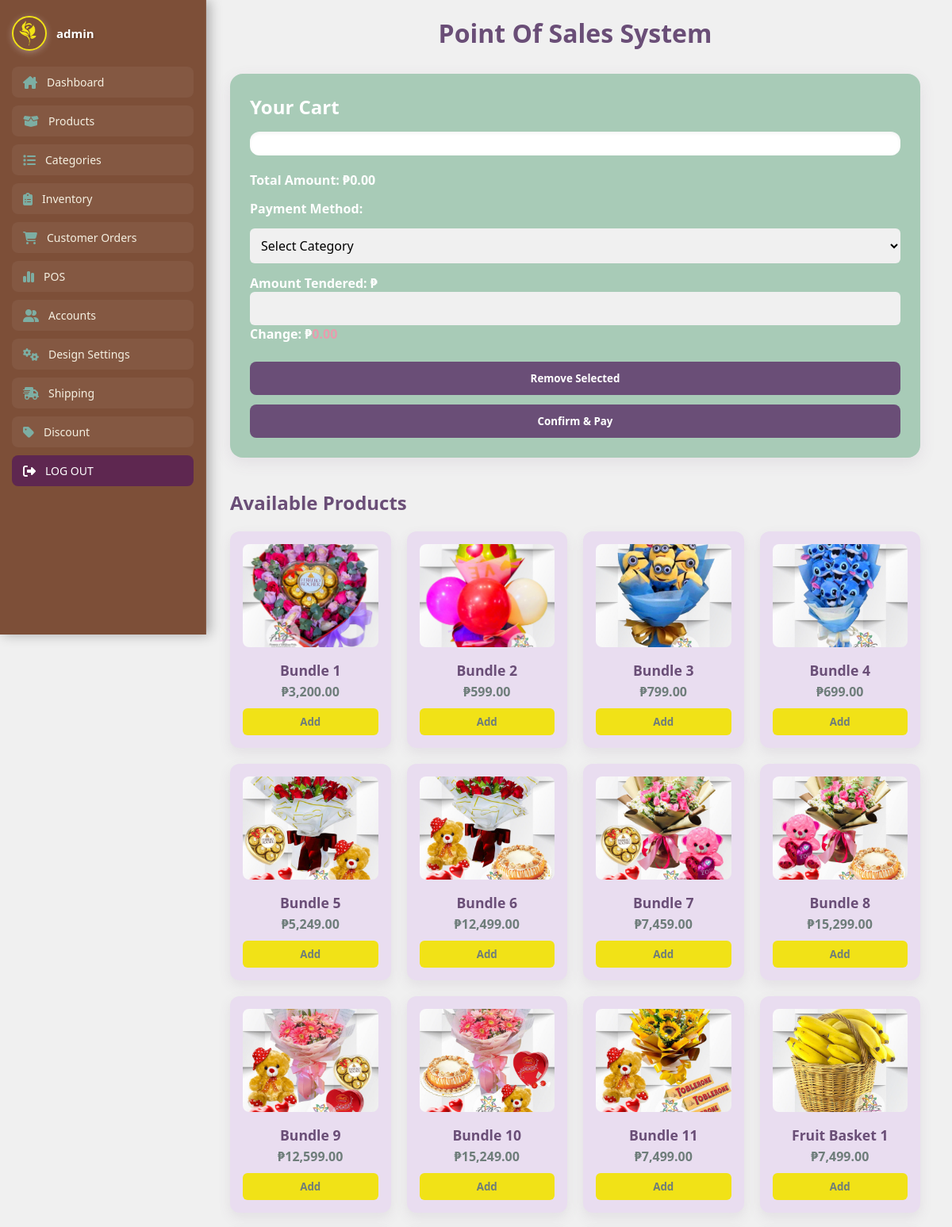
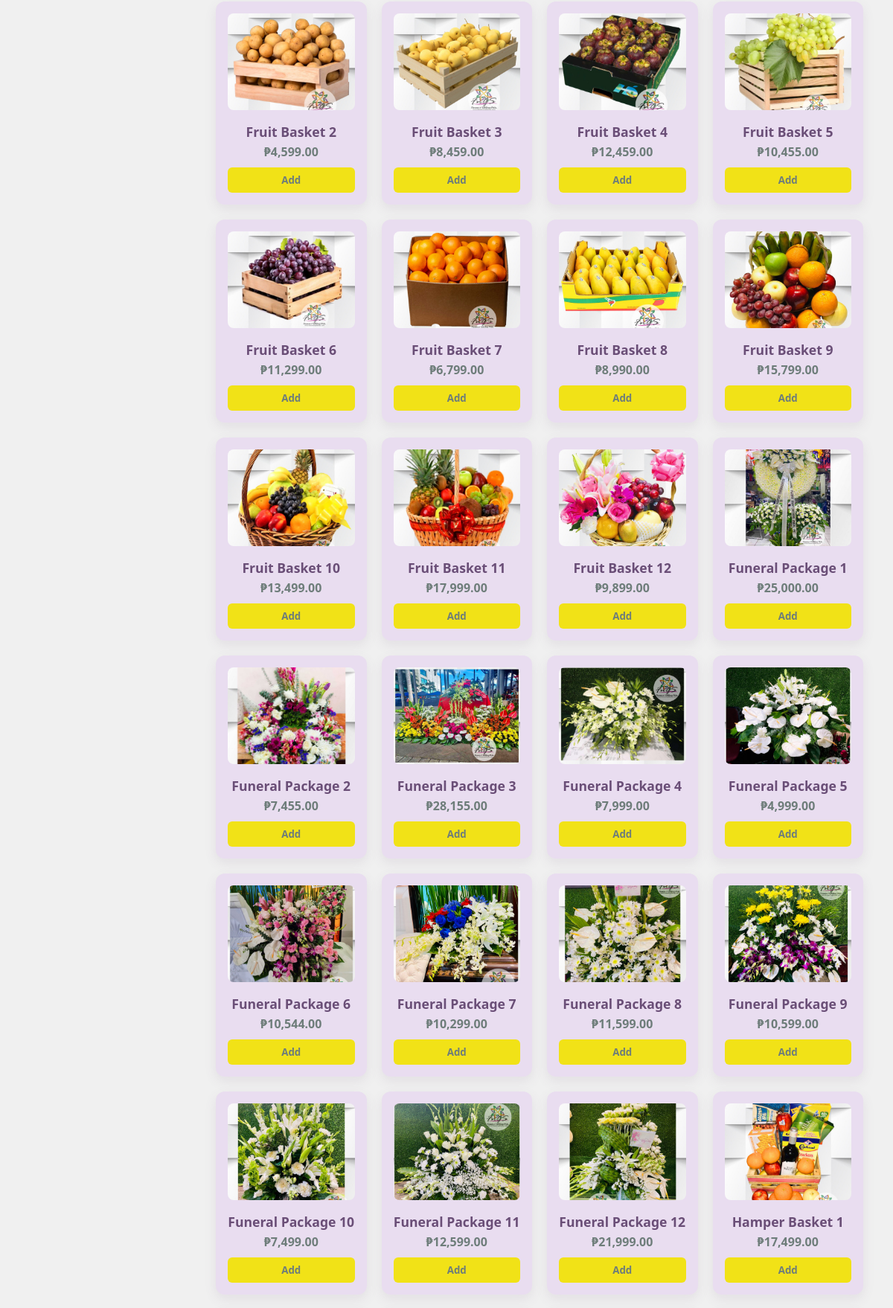
Page /php/pos.php (upper part) on the committed database (2 pictures, top to bottom).
### tables this page shows
CREATE TABLE `product` (
  `id` int(11) NOT NULL,
  `name` varchar(255) NOT NULL,
  `image` varchar(255) NOT NULL,
  `category` varchar(255) NOT NULL,
  `qty` int(11) NOT NULL,
  `price` varchar(255) DEFAULT NULL,
  `category_id` int(11) DEFAULT NULL,
  `status` varchar(50) DEFAULT 'Available',
  `total_sold` int(11) DEFAULT 0,
  `available_stocks` int(11) DEFAULT 0
);

### php/pos.php (the view, shortened to what this page needs)
<?php
require 'connection.php';
include ('admin-nav.php');
$products = mysqli_query($conn, "SELECT * FROM product WHERE status = 'Available'");
?>
<!DOCTYPE html>
<html lang="en">
<head>
  <link rel="stylesheet" href="https://cdnjs.cloudflare.com/ajax/libs/font-awesome/6.4.2/css/all.min.css" />
  <link rel="stylesheet" href="../css/pos.css">
</head>
<body>
<div class="main-container">
  <div class="content-wrapper">
    <div class="all">
      <h2 class="page-title">Point Of Sales System</h2>
      <div class="pos-grid">
        <section class="products-section">
          <h3>Available Products</h3>
          <div class="products">
            <?php while($row = mysqli_fetch_assoc($products)): ?>
              <div class="product-card">
                <img src="../img/<?= $row['image'] ?>" alt="<?= $row['name'] ?>">
                <h4><?= $row['name'] ?></h4>
                <p>₱<?= number_format($row['price'], 2) ?></p>
                <button onclick="addToCart(<?= $row['id'] ?>, '<?= $row['name'] ?>', <?= $row['price'] ?>)">Add</button>
              </div>
            <?php endwhile; ?>
          </div>
        </section>
        <aside class="cart-section">
          <h3>Your Cart</h3>
          <form method="POST" action="process-pos.php" onsubmit="return validateCash()">
            <div class="cart" id="cart"></div>
            <div class="cart-summary">
              <p><strong>Total Amount: ₱<span id="totalAmount">0.00</span></strong></p>
              <label for="payment_method">Payment Method:</label>
              <select name="payment_method" id="payment_method" onchange="toggleCashField()" required>
                <option value="" disabled selected>Select Category</option>
              </select>
              <div id="cashInput">
                <label>Amount Tendered: ₱</label>
                <input type="number" id="amountPaid" name="amount_paid" step="0.01" min="0" oninput="computeChange()" required>
                <br><p><strong>Change: ₱<span id="changeAmount">0.00</span></strong></p>
              </div>
              <div class="action-buttons">
                <button class="delete-button" type="button" onclick="removeSelected()">Remove Selected</button>
                <button class="submit-btn" type="submit">Confirm & Pay</button>
              </div>
            </div>
          </form>
        </aside>
      </div>
    </div>
  </div>
</div>
</body>
</html>

### php/admin-nav.php (shortened to what this page needs)
<?php
require 'connection.php';
if (isset($_GET["newUsername"])) {
    $newAdminName = $_GET["newUsername"];
} else {
    if (isset($_SESSION['adminUsername'])) {
        $newAdminName = $_SESSION['adminUsername'];
    } else {
        $result = mysqli_query($conn, "SELECT username FROM admin WHERE email = 'admin@gmail.com'");
        if ($result && $row = mysqli_fetch_assoc($result)) {
            $newAdminName = $row['username'];
        } else {
            $newAdminName = "ADMIN";
        }
    }
}
$result = mysqli_query($conn, "SELECT image FROM admin WHERE username = '$newAdminName'");
if ($result && $row = mysqli_fetch_assoc($result)) {
    $profile_picture = $row['image'];
} else {
    $profile_picture = "default_image.jpg";
}
?>
<!DOCTYPE html>
<html lang="en">
<head>
    <link rel="stylesheet" href="../css/admin-nav.css">
    <link rel="stylesheet" href="https://cdnjs.cloudflare.com/ajax/libs/font-awesome/6.4.2/css/all.min.css" />
</head>
<body>
<div class="sidebar">
  <div class="sidebar-content">
    <a href="admin-account.php?newUsername=<?php echo urlencode($newAdminName); ?>" class="admin-profile">
      <img src="<?php echo $profile_picture; ?>" alt="Admin Profile">
      <span><?php echo $newAdminName; ?></span>
    </a>
    <nav class="nav-links">
      <a href="admin-dashboard.php" class="nav-btn">
        <i class="fa-solid fa-house-chimney"></i>
        <span>Dashboard</span>
      </a>
      <a href="add-product.php" class="nav-btn">
        <i class="fa-solid fa-box-open"></i>
        <span>Products</span>
      </a>
      <a href="category-management.php" class="nav-btn">
        <i class="fa-solid fa-list"></i>
        <span>Categories</span>
      </a>
      <a href="product-inventory.php" class="nav-btn">
        <i class="fa-solid fa-clipboard-list"></i>
        <span>Inventory</span>
      </a>
      <a href="orders.php" class="nav-btn">
        <i class="fa-solid fa-cart-shopping"></i>
        <span>Customer Orders</span>
      </a>
      <a href="pos.php" class="nav-btn">
        <i class="fa-solid fa-chart-simple"></i>
        <span>POS</span>
      </a>
      <a href="unlock-user.php" class="nav-btn">
        <i class="fa-solid fa-user-group"></i>
        <span>Accounts</span>
      </a>
      <a href="customer-design-setting.php" class="nav-btn">
        <i class="fa-solid fa-gears"></i>
        <span>Design Settings</span>
      </a>
      <a href="crud-shipping.php" class="nav-btn">
        <i class="fa-solid fa-truck-fast"></i>
        <span>Shipping</span>
      </a>
      <a href="crud-discounts.php" class="nav-btn">
        <i class="fa-solid fa-tag"></i>
        <span>Discount</span>
      </a>
      <a href="customer-landing-page.php" class="nav-btn logout">
        <i class="fa-solid fa-right-from-bracket"></i>
        <span>LOG OUT</span>
      </a>
    </nav>
  </div>
</div>
</body>
</html>

### css/admin-nav.css (style rules this page uses)
:root { --primary-yellow: #f1e217; --earth-brown: #713e24; --white: #ffffff; --leaf-green: #a3c585; --lavender-gray: #cbb4d4; --deep-plum: #5e2750; --light-beige: #f5f0e1; --dusty-blue: #7daea3; }
.sidebar { width: 260px; height: 100vh; position: fixed; top: 0; left: 0; background: rgba(113, 62, 36, 0.9); backdrop-filter: blur(12px); border-right: 1px solid rgba(255, 255, 255, 0.08); padding: 20px 15px; box-shadow: 4px 0 15px rgba(0, 0, 0, 0.3); display: flex; flex-direction: column; z-index: 999; overflow: hidden; }
.admin-profile { display: flex; align-items: center; gap: 12px; margin-bottom: 20px; text-decoration: none; color: var(--white); transition: transform 0.3s ease; flex-shrink: 0; }
.admin-profile img { width: 44px; height: 44px; border-radius: 50%; object-fit: cover; border: 2px solid var(--primary-yellow); box-shadow: 0 2px 8px rgba(255, 255, 255, 0.3); }
.admin-profile span { font-size: 15px; font-weight: bold; white-space: nowrap; text-shadow: 1px 1px 2px rgba(0, 0, 0, 0.3); }
.nav-links { display: flex; flex-direction: column; gap: 10px; flex-grow: 1; justify-content: start; flex-wrap: nowrap; overflow: hidden; }
.nav-btn { display: flex; align-items: center; gap: 12px; padding: 10px 14px; background-color: rgba(255, 255, 255, 0.05); border-radius: 8px; color: var(--light-beige); font-weight: 500; position: relative; text-decoration: none; transition: all 0.3s ease; overflow: hidden; font-size: 14px; flex-shrink: 0; }
.nav-btn::before { content: ""; position: absolute; left: 0; top: 0; height: 100%; width: 4px; background-color: var(--primary-yellow); opacity: 0; transition: opacity 0.3s ease; }
.nav-btn i { font-size: 16px; color: var(--dusty-blue); }
.logout { background: var(--deep-plum); color: var(--white); }
.logout i { color: var(--white); }

### rows in the picture
product: image (picture), name "Bundle 1", price "3,200.00"
product: image (picture), name "Bundle 2", price "599.00"
product: image (picture), name "Bundle 3", price "799.00"
product: image (picture), name "Bundle 4", price "699.00"
product: image (picture), name "Bundle 5", price "5,249.00"
product: image (picture), name "Bundle 6", price "12,499.00"
product: image (picture), name "Bundle 7", price "7,459.00"
product: image (picture), name "Bundle 8", price "15,299.00"
product: image (picture), name "Bundle 9", price "12,599.00"
product: image (picture), name "Bundle 10", price "15,249.00"
product: image (picture), name "Bundle 11", price "7,499.00"
product: image (picture), name "Fruit Basket 1", price "7,499.00"
product: image (picture), name "Fruit Basket 2", price "4,599.00"
product: image (picture), name "Fruit Basket 3", price "8,459.00"
product: image (picture), name "Fruit Basket 4", price "12,459.00"
product: image (picture), name "Fruit Basket 5", price "10,455.00"
product: image (picture), name "Fruit Basket 6", price "11,299.00"
product: image (picture), name "Fruit Basket 7", price "6,799.00"
product: image (picture), name "Fruit Basket 8", price "8,990.00"
product: image (picture), name "Fruit Basket 9", price "15,799.00"
product: image (picture), name "Fruit Basket 10", price "13,499.00"
product: image (picture), name "Fruit Basket 11", price "17,999.00"
product: image (picture), name "Fruit Basket 12", price "9,899.00"
product: image (picture), name "Funeral Package 1", price "25,000.00"
product: image (picture), name "Funeral Package 2", price "7,455.00"
product: image (picture), name "Funeral Package 3", price "28,155.00"
product: image (picture), name "Funeral Package 4", price "7,999.00"
product: image (picture), name "Funeral Package 5", price "4,999.00"
product: image (picture), name "Funeral Package 6", price "10,544.00"
product: image (picture), name "Funeral Package 7", price "10,299.00"
product: image (picture), name "Funeral Package 8", price "11,599.00"
product: image (picture), name "Funeral Package 9", price "10,599.00"
product: image (picture), name "Funeral Package 10", price "7,499.00"
product: image (picture), name "Funeral Package 11", price "12,599.00"
product: image (picture), name "Funeral Package 12", price "21,999.00"
product: image (picture), name "Hamper Basket 1", price "17,499.00"

### other values in the picture
$newAdminName "admin"
